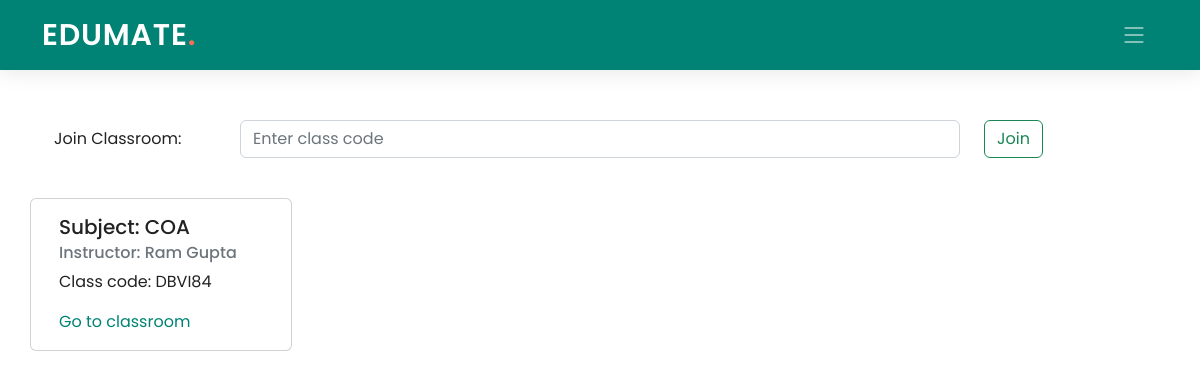
The page /student/2/ on the database its author committed.
### Teacher/models.py (models this page shows, shortened)
class ClassTeachers(models.Model):
    teach_id = models.IntegerField()
    class_code = models.CharField(max_length=10)
    class_name = models.CharField(max_length=40)
    class Meta:
        db_table = "ClassTeachers"

### Edumate_app/models.py (models this page shows, shortened)
class Teachers(models.Model):
    teach_id = models.AutoField(primary_key=True)
    name = models.CharField(max_length=100)
    email = models.EmailField(max_length=50)
    password = models.CharField(max_length=50)
    is_change = models.IntegerField(default=0)
    class Meta:
        db_table = "Teachers"

### Student/models.py (models this page shows)
class ClassStudents(models.Model):
    class_code = models.CharField(max_length=10)
    stud_id = models.IntegerField()
    class Meta:
        db_table = "ClassStudents"

### Student/views.py (the view)
# urls.py: path('', views.stud_home, name='student_home'),
def stud_home(request, pk):
    if(request.method=="POST"):
        class_room=ClassStudents()
        class_room.stud_id=pk
        class_room.class_code=request.POST.get('code')
        class_code_var = request.POST.get('code')
        class_room.save()
    allClasses = ClassStudents.objects.filter(stud_id=pk)
    data = []
    for i in allClasses:
        classObject=ClassTeachers.objects.filter(class_code=i.class_code)
        teacherObject=Teachers.objects.filter(teach_id=classObject[0].teach_id)
        data.append([i.class_code, classObject[0].class_name, teacherObject[0].name])
    return render(request, 'Student/student_home.html', {"data": data, 'pk': pk})

### Student/templates/Student/student_home.html (shortened to what this page needs)
{% extends './base_student.html' %}
{% block content %}
    <div class="container ">
        <div class="container" >
          <br><br><br>
            <form method="post" class="form-group row">
                <label for="staticclasscode" class="col-sm-2 col-form-label" class="sr-only">Join Classroom:</label>
              <div class="col-sm-8">
                <input class="form-control" id="staticclasscode" type="text" placeholder="Enter class code" name="code">
              </div>
              <div class="col-sm-2">
                <button type="submit mb-2" class="btn btn-outline-success">Join</button>
              </div>
            </form>
        </div>
        <br>
        <div class="row">
            {% for i in data %}
                <div class="card mr-2 mb-2" style="width: 23%;">
                  <div class="card-body">
                    <h5 class="card-title">Subject:  {{ i.1 }}</h5>
                    <h6 class="card-subtitle mb-2 text-muted">Instructor: {{ i.2 }} </h6>
                    <p class="card-text">Class code: {{i.0}}</p>
                    <a href="{% url 'classroom1' pk=pk pk2=i.0 %}" class="card-link">Go to classroom</a>
                  </div>
                </div>
            {% endfor %}
        </div>
    </div>
{% endblock content %}

### Edumate_app/static/Edumate_app/assets/css/index.css (style rules this page uses)
:root { --font-default: "Open Sans", system-ui, -apple-system, "Segoe UI", Roboto, "Helvetica Neue", Arial, "Noto Sans", "Liberation Sans", sans-serif, "Apple Color Emoji", "Segoe UI Emoji", "Segoe UI Symbol", "Noto Color Emoji"; --font-primary: "Poppins", sans-serif; --font-secondary: "Poppins", sans-serif; }
:root { --color-default: #222222; --color-primary: #008374; --color-secondary: #f85a40; }
:root { scroll-behavior: smooth; }
body { font-family: var(--font-primary); color: var(--color-default); }
a { color: var(--color-primary); text-decoration: none; }
h1, h2, h3, h4, h5, h6 { font-family: var(--font-primary); }

### rows shown on the page
ClassTeachers: class_name "COA"
Teachers: name "Ram Gupta"
ClassStudents: class_code "DBVI84"
